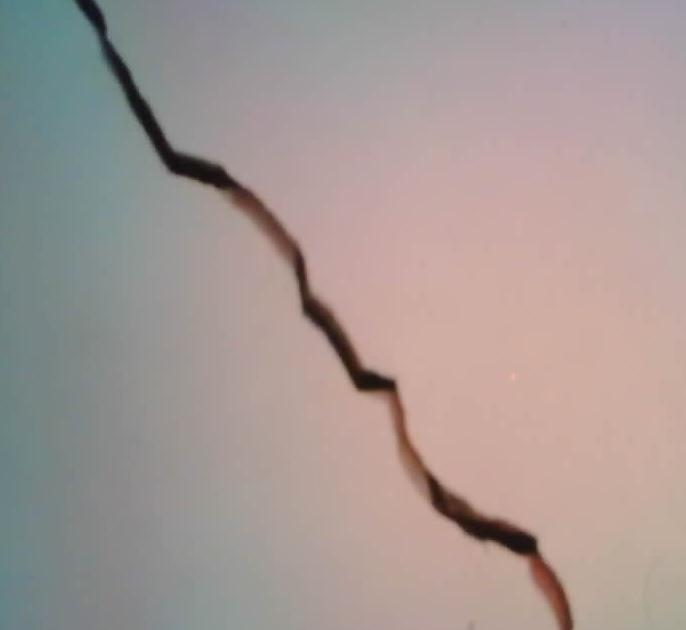
#> input picture sample/1.jpg, 686 x 630 px
$ jupyter execute --allow-errors crackDetect.ipynb
#> lines starting #> are read from the running program, lines starting #| are printed output that depends on the picture; after the words box and inside, x2 and y2 are one past the last pixel; in counts of white or black regions, pixels touching at a corner belong together
[cell 1]
import cv2
import numpy as np
import matplotlib.pyplot as plt
import requests
from io import BytesIO
from skimage.morphology import skeletonize
from skimage.util import invert
import random

[cell 2]
url = 'https://selleys.com.sg/wp-content/uploads/2022/08/Wide-cracks.png'  # Replace with the actual image URL
#> (the rest of this cell did not finish here and is left out)

[cell 3]
# img = cv2.imdecode(img_arr, -1)
img = cv2.imread('./sample/1.jpg')
#> img is the input picture: shape (630, 686, 3); mean B, G, R 149.2, 152.8, 165.4
plt.axis('off')
plt.imshow(img)

[cell 4]
import numpy as np
import matplotlib.pyplot as plt
from scipy.ndimage import convolve, gaussian_filter
from skimage import io, color

def normalize(img):
    """Normalize the image to range [0, 1]."""
    return (img - img.min()) / (img.max() - img.min())

def sobel_filter(img, direction):
    """Apply Sobel filter in the given direction ('x' or 'y')."""
    Gx = np.array([[-1, 0, 1], [-2, 0, 2], [-1, 0, 1]], dtype=np.float32)
    Gy = np.array([[1, 2, 1], [0, 0, 0], [-1, -2, -1]], dtype=np.float32)
    kernel = Gx if direction == 'x' else Gy

    if img.ndim == 3:  # If the image has 3 channels (e.g., RGB), process each separately
        filtered = np.zeros_like(img, dtype=np.float32)
        for i in range(img.shape[2]):
            filtered[..., i] = convolve(img[..., i], kernel)
        return filtered
    else:  # For grayscale images
        return convolve(img, kernel)

def non_maximum_suppression(magnitude, gradient):
    """Perform non-maximum suppression."""
    M, N = magnitude.shape
    nms = np.zeros((M, N), dtype=np.float32)
    angle = gradient * 180.0 / np.pi  # Convert to degrees
    angle[angle < 0] += 180

    for i in range(1, M - 1):
        for j in range(1, N - 1):
            try:
                q = 255
                r = 255

                # Angle 0
                if (0 <= angle[i, j] < 22.5) or (157.5 <= angle[i, j] <= 180):
                    q = magnitude[i, j + 1]
                    r = magnitude[i, j - 1]
                # Angle 45
                elif 22.5 <= angle[i, j] < 67.5:
                    q = magnitude[i + 1, j - 1]
                    r = magnitude[i - 1, j + 1]
                # Angle 90
                elif 67.5 <= angle[i, j] < 112.5:
                    q = magnitude[i + 1, j]
                    r = magnitude[i - 1, j]
                # Angle 135
                elif 112.5 <= angle[i, j] < 157.5:
                    q = magnitude[i - 1, j - 1]
                    r = magnitude[i + 1, j + 1]

                if magnitude[i, j] >= q and magnitude[i, j] >= r:
                    nms[i, j] = magnitude[i, j]
                else:
                    nms[i, j] = 0

            except IndexError as e:
                pass
    return nms

# [6 lines left out: function crop_center, not called in this run]

def edge_detection(img, target_width=500, target_height=500):
    """Complete edge detection pipeline with center cropping."""
    # Load and preprocess the image

    if img.ndim == 3:  # If RGB, convert to grayscale
        img = color.rgb2gray(img)
    img = normalize(img)

    # Crop the image from the center
    # img_cropped = crop_center(img, target_width, target_height)


    # Apply Gaussian smoothing
    img_smoothed = gaussian_filter(img, sigma=1)

    # Compute Sobel gradients
    Gx = sobel_filter(img_smoothed, 'x')
    Gy = sobel_filter(img_smoothed, 'y')

    # Compute gradient magnitude and direction
    magnitude = np.sqrt(Gx**2 + Gy**2)
    magnitude = normalize(magnitude)  # Normalize the gradient magnitude
    gradient = np.arctan2(Gy, Gx)

    # Apply Non-Maximum Suppression
    nms = non_maximum_suppression(magnitude, gradient)

    # Apply thresholding
    threshold = 0.2  # Adjust as needed
    edges = np.zeros_like(nms)
    edges[nms >= threshold] = 1
    return edges

# Input image path
image_path = './sample/3.jpg'  # Replace with your image path
img = cv2.imread(image_path)
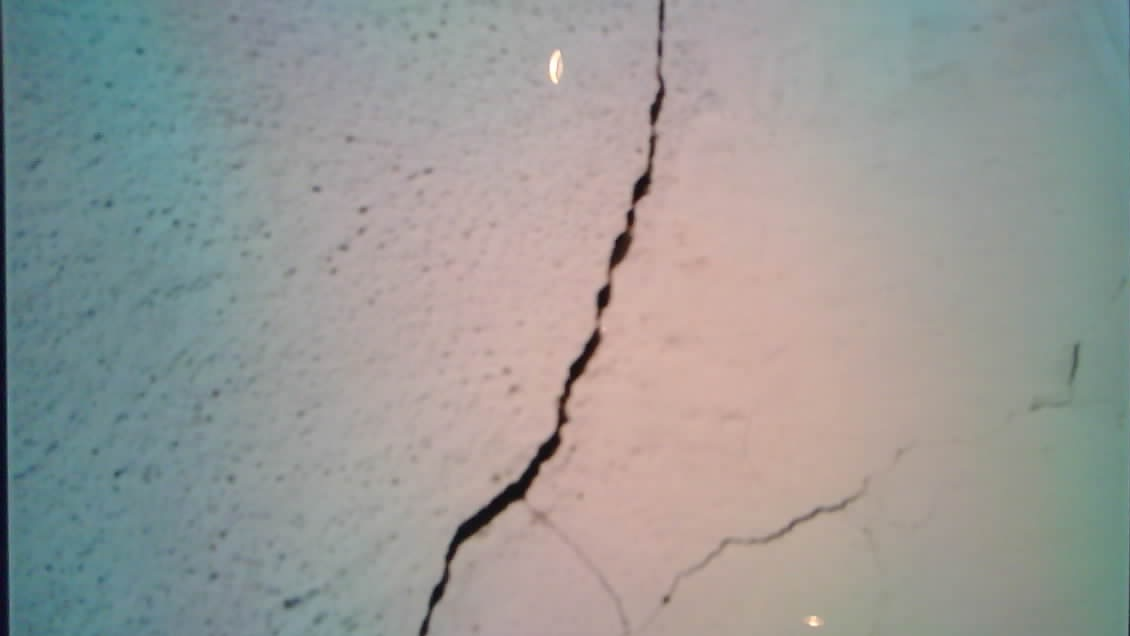
#> input picture sample/3.jpg, 1130 x 636 px
#> img is the input picture: shape (636, 1130, 3); mean B, G, R 150.8, 153.2, 152.3
edges = edge_detection(img)
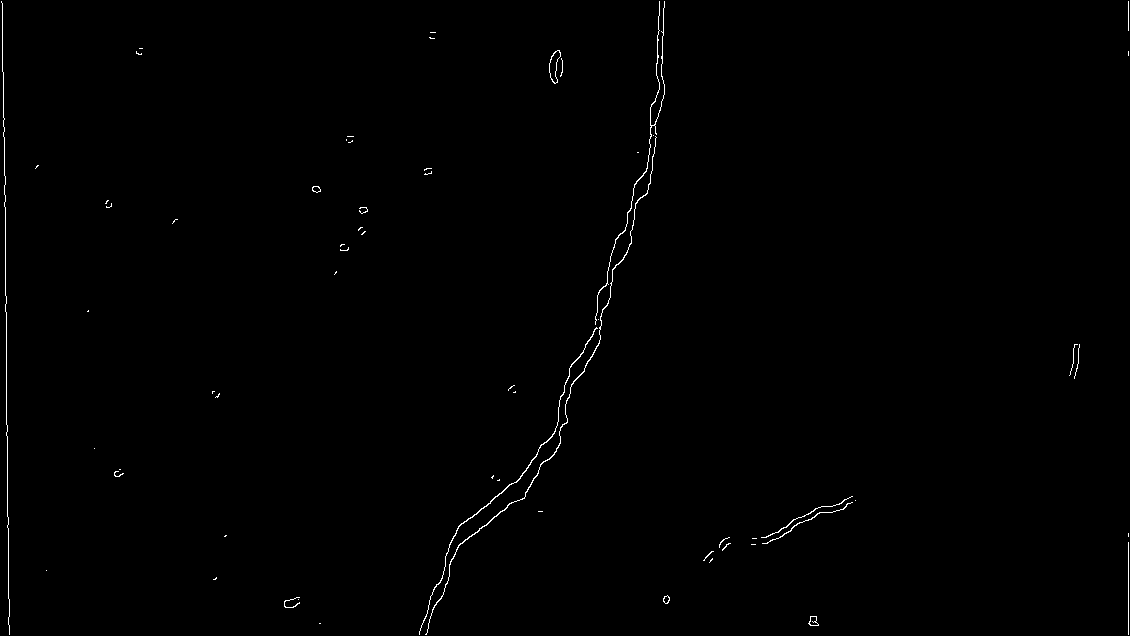
#> edges: shape (636, 1130) float32; values 0 (black) and 1 (white), 0.46% white in thin lines or dots

med_val = np.median(img)
#> med_val = 156
lower = int(max(0, 0.7 * med_val))
#> lower = 109
upper = int(min(255, 1.3 * med_val))
#> upper = 202
gray_image = cv2.cvtColor(img, cv2.COLOR_BGR2GRAY)
edges1 = cv2.Canny(image=img, threshold1=lower, threshold2=upper + 50)
#> edges1: shape (636, 1130); 0.34% white in thin lines or dots


# Display results
plt.figure(figsize=(10, 5))
plt.imshow(edges, cmap='gray')
plt.title("Detected Edges")
plt.axis('off')
plt.show()

[cell 5]
import cv2
import numpy as np
import random
from skimage.morphology import skeletonize
def crack_detection(img):
    # Convert the image to grayscale
    gray_image = cv2.cvtColor(img, cv2.COLOR_BGR2GRAY)
#> gray_image: shape (630, 686)

    # Apply a blur to the grayscale image
    blurred_img = cv2.GaussianBlur(gray_image, (3, 3), 0)

    # Thresholding to get a binary image (inverse binary to highlight cracks)
    _, binary_img = cv2.threshold(blurred_img, 127, 255, cv2.THRESH_BINARY_INV)
#> binary_img: shape (630, 686); 9.5% white; 3 white regions (1 under 20 px), largest, box (x1, y1, x2, y2) and area: (0, 0, 574, 630) 41172, (59, 76, 66, 79) 21

    # Skeletonize the inverted binary image to get a thin representation of the cracks
    skeleton = skeletonize(binary_img // 255).astype(np.uint8) * 255  # Convert boolean to uint8 for OpenCV
#> skeleton: shape (630, 686); 0.41% white in thin lines or dots, all inside (x1, y1, x2, y2) = (5, 2, 570, 626)

    # Detect edges using a custom edge detection function (replace `edge_detection` with your implementation)
    edges = edge_detection(img)
#> call 2 of edge_detection, with target_width = 500, target_height = 500
#> in edge_detection (call 2), `gradient = np.arctan2(Gy, Gx)`:
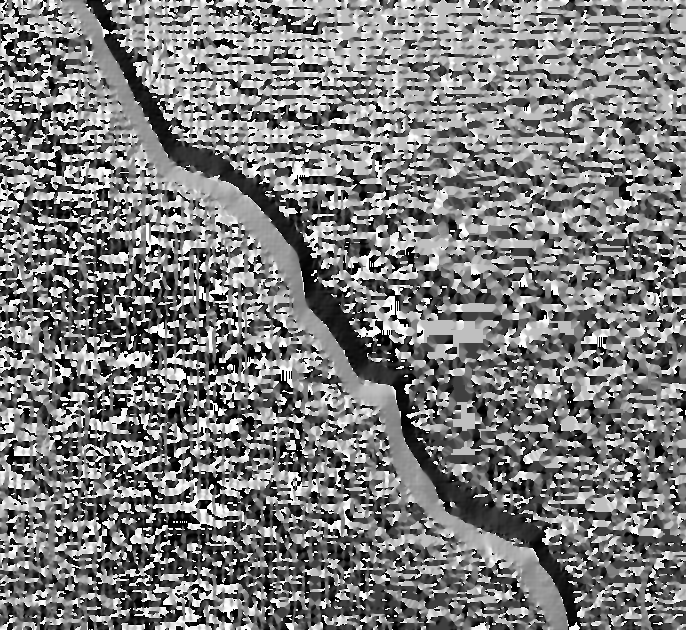
#> gradient: shape (630, 686) float64; min -3.14, max 3.14, mean -0.0677; drawn with min black and max white
#> in non_maximum_suppression (call 2), `angle[angle < 0] += 180`:
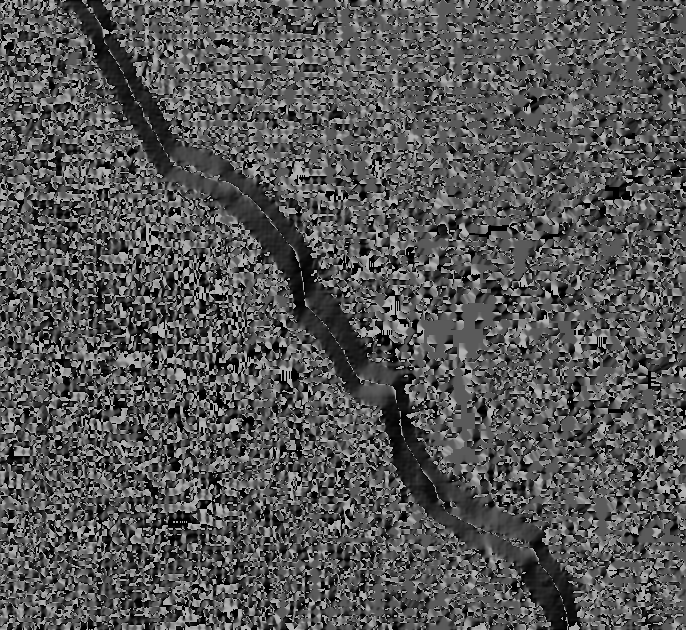
#> angle: shape (630, 686) float64; min 0, max 180, mean 85.9
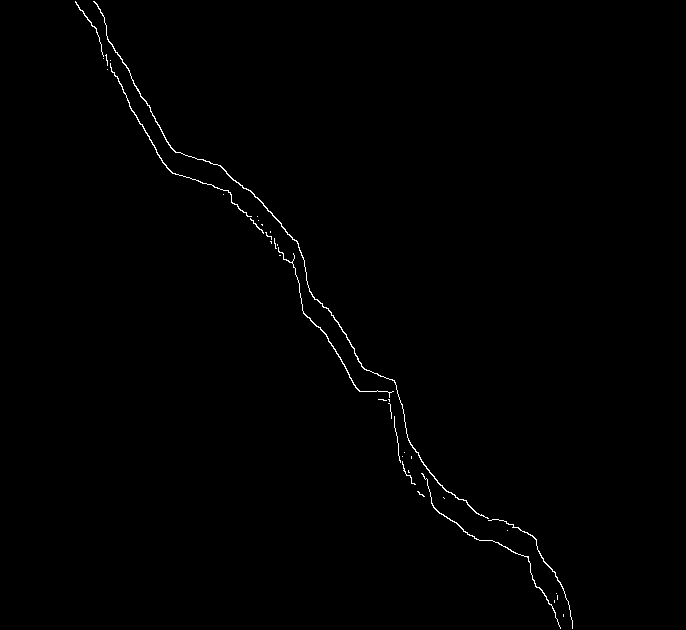
#> edges: shape (630, 686) float32; values 0 (black) and 1 (white), 0.51% white in thin lines or dots, all inside (x1, y1, x2, y2) = (75, 1, 573, 629)

    # Create a list of edge points for distance calculation
    edge_points = np.column_stack(np.where(edges > 0))
#> edge_points = 2196 pairs, first value 1 to 628, second value 75 to 572

    if len(edge_points) == 0:
        return img, []  # If no edges are detected, return the original image and an empty list

    # Get the coordinates of the skeleton points
    skeleton_points = np.column_stack(np.where(skeleton > 0))
#> skeleton_points = 1783 pairs, first value 2 to 625, second value 5 to 569

    if len(skeleton_points) == 0:
        return img, []  # If no skeleton points are detected, return original image and an empty list

    # Filter skeleton points to keep only those within a 30-pixel range of the edges
    filtered_skeleton_points = []
    threshold_distance = 10

    for sp in skeleton_points:
        distances = np.sqrt(np.sum((edge_points - sp) ** 2, axis=1))
        if np.any(distances <= threshold_distance):
            filtered_skeleton_points.append(sp)
#> this loop made 1783 passes
#> sp on passes 1 to 3: [2, 99], [2, 100], [2, 101]
#> after the loop, filtered_skeleton_points = 758 pairs, first value 2 to 625, second value 69 to 569

    filtered_skeleton_points = np.array(filtered_skeleton_points)

    # If no skeleton points remain after filtering, return the original image
    if len(filtered_skeleton_points) == 0:
        return img, []

    # Set the number of perpendicular lines to visualize
    num_perpendicular_lines = 20
    perpendicular_distances = []  # To store the distances of intersections

    # Draw detected edges in red color on the original image
    img_with_edges = img.copy()
    img_with_edges[edges > 0] = [0, 0, 255]  # Red color for edges
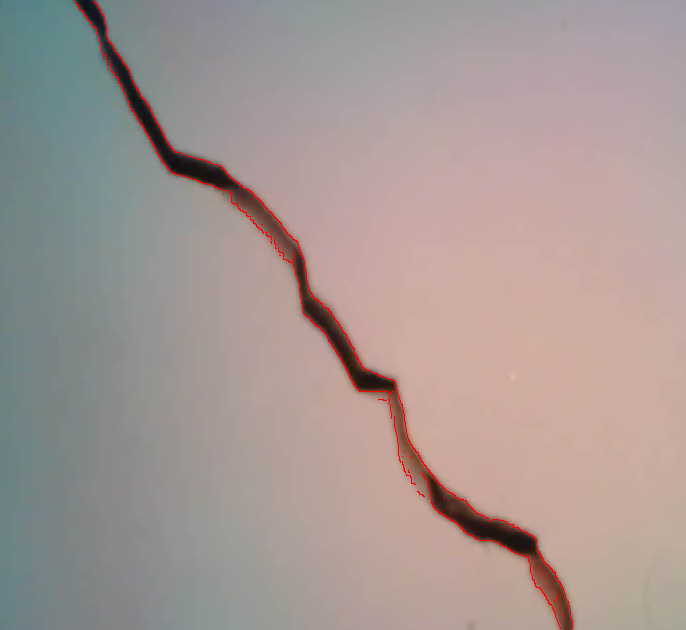
#> img_with_edges: shape (630, 686, 3); 0.51% of pixels changed, all inside (x1, y1, x2, y2) = (75, 1, 573, 629)

    # Iterate to add perpendicular lines
    for _ in range(num_perpendicular_lines):
        # Randomly select a point on the filtered skeleton
        random_point = filtered_skeleton_points[random.randint(0, len(filtered_skeleton_points) - 1)]

        # Get the neighbors for directional vector (choosing nearby points)
        index = np.where((filtered_skeleton_points[:, 0] == random_point[0]) & (filtered_skeleton_points[:, 1] == random_point[1]))[0][0]
        prev_point = filtered_skeleton_points[index - 1] if index > 0 else random_point
        next_point = filtered_skeleton_points[index + 1] if index < len(filtered_skeleton_points) - 1 else random_point

        # Calculate the direction vector and perpendicular vector
        direction_vector = (next_point[0] - prev_point[0], next_point[1] - prev_point[1])
        perpendicular_vector = (-direction_vector[1], direction_vector[0])

        # Normalize the perpendicular vector
        length = np.sqrt(perpendicular_vector[0] ** 2 + perpendicular_vector[1] ** 2)
        if length == 0:  # Avoid division by zero
            continue
        perpendicular_vector = (perpendicular_vector[0] / length, perpendicular_vector[1] / length)

        # Define the length of the perpendicular line
        perpendicular_length = 30

        # Calculate the start and end points of the perpendicular line
        start_perpendicular = (int(random_point[0] - perpendicular_length * perpendicular_vector[0]),
                               int(random_point[1] - perpendicular_length * perpendicular_vector[1]))

        end_perpendicular = (int(random_point[0] + perpendicular_length * perpendicular_vector[0]),
                             int(random_point[1] + perpendicular_length * perpendicular_vector[1]))

        # Draw the perpendicular line on the image with edges
        cv2.line(img_with_edges, (start_perpendicular[1], start_perpendicular[0]),
                 (end_perpendicular[1], end_perpendicular[0]), (0, 255, 0), 2)

        # Detect intersections of the perpendicular line with edges
        intersections = []
        rr, cc = np.linspace(start_perpendicular[0], end_perpendicular[0], num=100).astype(int), \
                 np.linspace(start_perpendicular[1], end_perpendicular[1], num=100).astype(int)

        for r, c in zip(rr, cc):
            if 0 <= r < edges.shape[0] and 0 <= c < edges.shape[1]:
                if edges[r, c] > 0:  # Check if the pixel is part of the edge
                    intersections.append((r, c))

        # If there are intersections, plot them and calculate distance
        if len(intersections) >= 2:
            first_intersection = intersections[0]
            last_intersection = intersections[-1]

            # Plot intersection points
            cv2.circle(img_with_edges, (first_intersection[1], first_intersection[0]), 3, (255, 0, 0), -1)
            cv2.circle(img_with_edges, (last_intersection[1], last_intersection[0]), 3, (255, 0, 0), -1)

            # Calculate the distance between intersections
            distance = np.sqrt((last_intersection[0] - first_intersection[0]) ** 2 +
                               (last_intersection[1] - first_intersection[1]) ** 2)
            if distance > 0:
                perpendicular_distances.append(round(distance, 3))
#> this loop made 20 passes
#> (random_point, index, prev_point, next_point, direction_vector, perpendicular_vector, length, start_perpendicular) on passes 1, 2, 3, 5, 6: ([287, 303], 394, [286, 303], [288, 303], (2, 0), (0, 1), 2, (287, 273)), ([322, 326], 430, [321, 325], [323, 327], (2, 2), (-0.707, 0.707), 2.83, (343, 304)), ([11, 69], 41, [10, 100], [11, 91], (1, -9), (0.994, 0.11), 9.06, (-18, 65)), ([400, 394], 523, [399, 394], [401, 394], (2, 0), (0, 1), 2, (400, 364)), ([383, 374], 497, [383, 373], [384, 375], (1, 2), (-0.894, 0.447), 2.24, (409, 360))
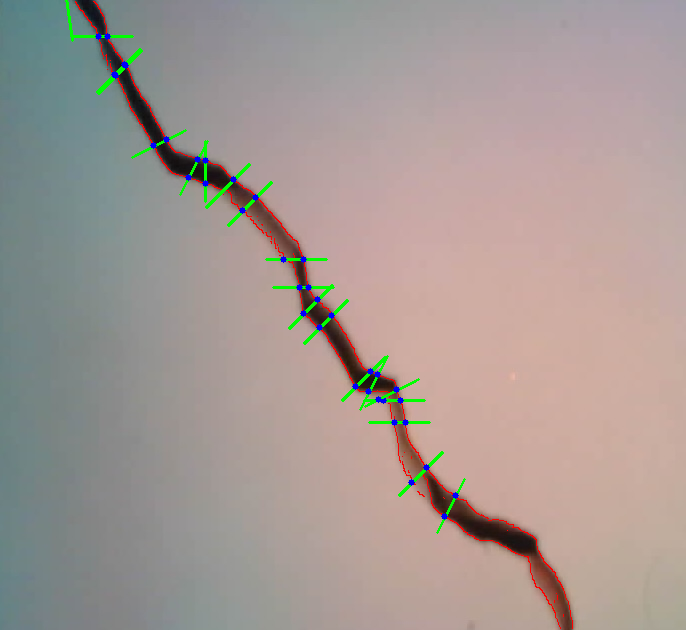
#> img_with_edges: shape (630, 686, 3); 0.92% of pixels changed, all inside (x1, y1, x2, y2) = (65, 0, 466, 534)
#> after the loop, perpendicular_distances = [9, 16.97, 23, 17, 19.23, 19.8, 18.39, 21.21, 20, 21.21, 14.32, 20.59, 14.14, 14.14, 9, 23.71, 20.12, 11]

    # Return the modified image and the calculated distances (for further use)
    return img_with_edges, perpendicular_distances

[cell 6]
image_path = './sample/1.jpg'  # Replace with your image path
img1 = cv2.imread(image_path)

img_with_edges, perpendicular_distances = crack_detection(img1)
print("Perpendicular Distances (in pixels):", perpendicular_distances)
#| Perpendicular Distances (in pixels): [9.0, 16.971, 23.0, 17.0, 19.235, 19.799, 18.385, 21.213, 20.0, 21.213, 14.318, 20.591, 14.142, 14.142, 9.0, 23.707, 20.125, 11.0]

plt.figure(figsize=(10, 5))
plt.imshow(img_with_edges, cmap='gray')
plt.title("Detected Edges")
plt.axis('off')
plt.show()

[cell 7]
from skimage.morphology import skeletonize
from skimage import data
import matplotlib.pyplot as plt
from skimage.util import invert

# Invert the horse image
image = invert(data.horse())
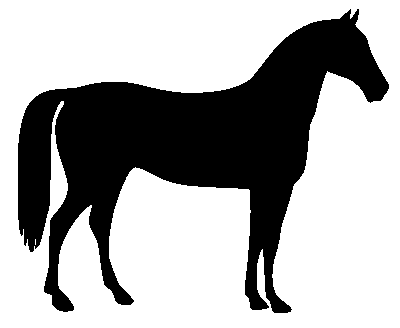
#> input picture skimage.data.horse(), 400 x 328 px
#> image: shape (328, 400) bool; 33.1% white; 1 white region, box (x1, y1, x2, y2) and area: (18, 9, 389, 313) 43412

# perform skeletonization
skeleton = skeletonize(image)
#> skeleton: shape (328, 400) bool; 0.91% white in thin lines or dots, all inside (x1, y1, x2, y2) = (21, 9, 375, 310)
#> (the rest of the program and of its run is left out)
